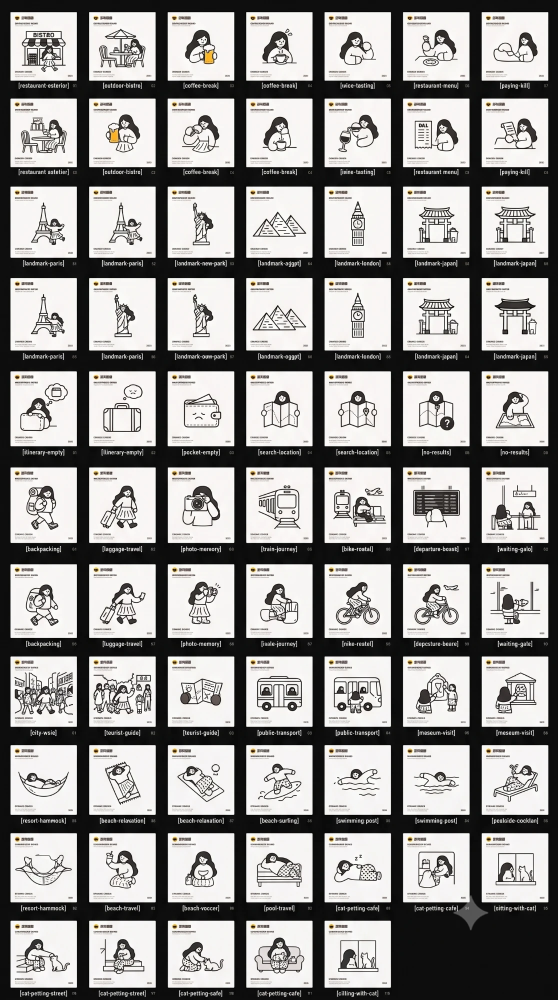
#> input picture assets/art-sheet.webp, 1116 x 2000 px (shown at 1/2 size)
$ python cells.py
#> lines starting #> are read from the running program, lines starting #| are printed output that depends on the picture; after the words box and inside, x2 and y2 are one past the last pixel; in counts of white or black regions, pixels touching at a corner belong together
import numpy as np, cv2
from pathlib import Path
from PIL import Image
im = Image.open(Path(__file__).resolve().parent.parent.parent / 'assets' / 'art-sheet.webp').convert('RGB')
#> im is the input picture: PIL image 1116x2000 RGB; mean R, G, B 151, 149.5, 148
print(im.size)
#| (1116, 2000)
a = np.array(im)
g = a.mean(axis=2)
mask = (g > 225).astype(np.uint8)
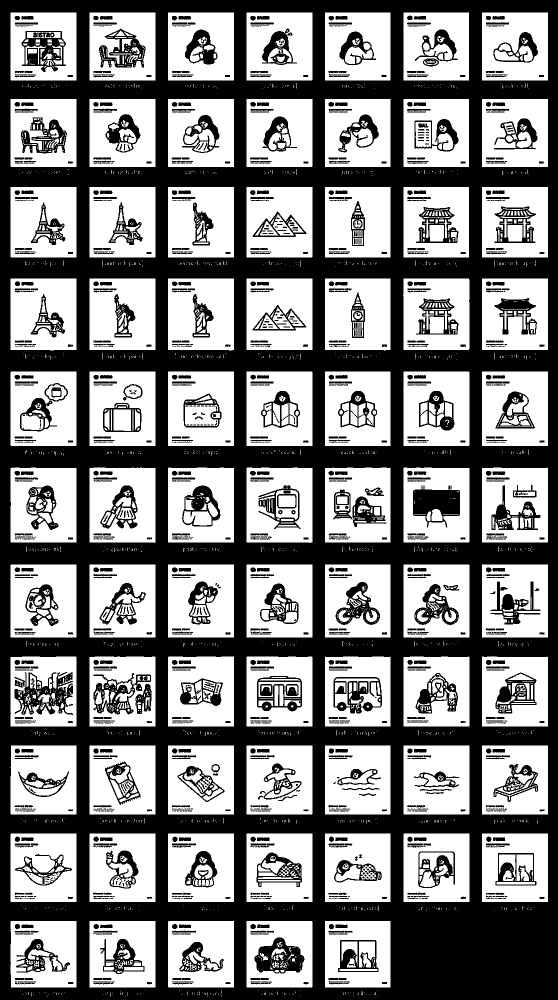
#> mask: shape (2000, 1116) (shown at 1/2 size); values 0 (black) and 1 (white), 52.4% white; 1229 black regions (305 under 20 px), largest, box (x1, y1, x2, y2) and area: (0, 0, 1116, 2000) 835207, (826, 971, 920, 1055) 4836, (29, 1344, 146, 1430) 4751
# close small gaps, then components
mask = cv2.morphologyEx(mask, cv2.MORPH_CLOSE, np.ones((5,5),np.uint8))
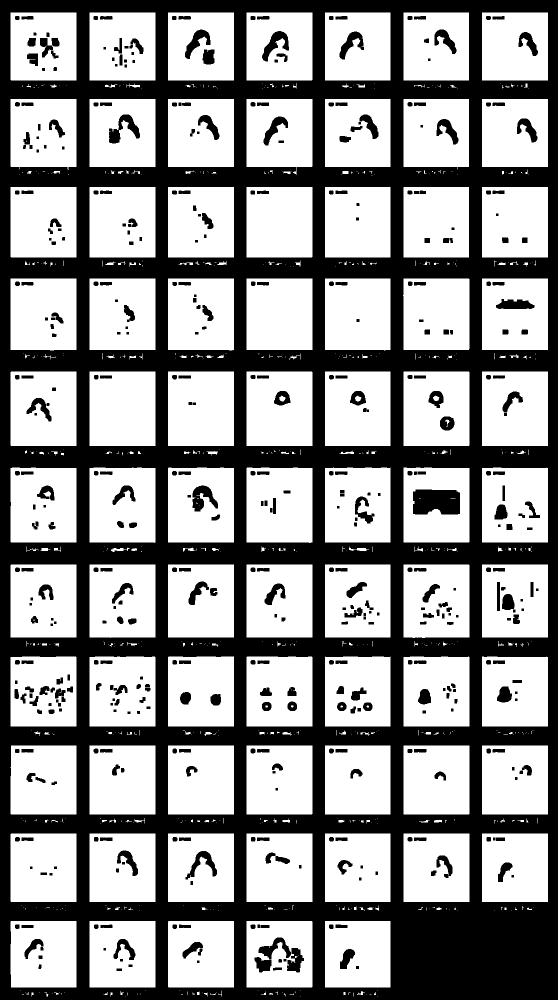
#> mask: shape (2000, 1116) (shown at 1/2 size); values 0 (black) and 1 (white), 59% white; 467 black regions, largest, box (x1, y1, x2, y2) and area: (0, 0, 1116, 2000) 830310, (826, 979, 920, 1029) 4339, (218, 229, 280, 287) 1496
n, lab, stats, cent = cv2.connectedComponentsWithStats(mask)
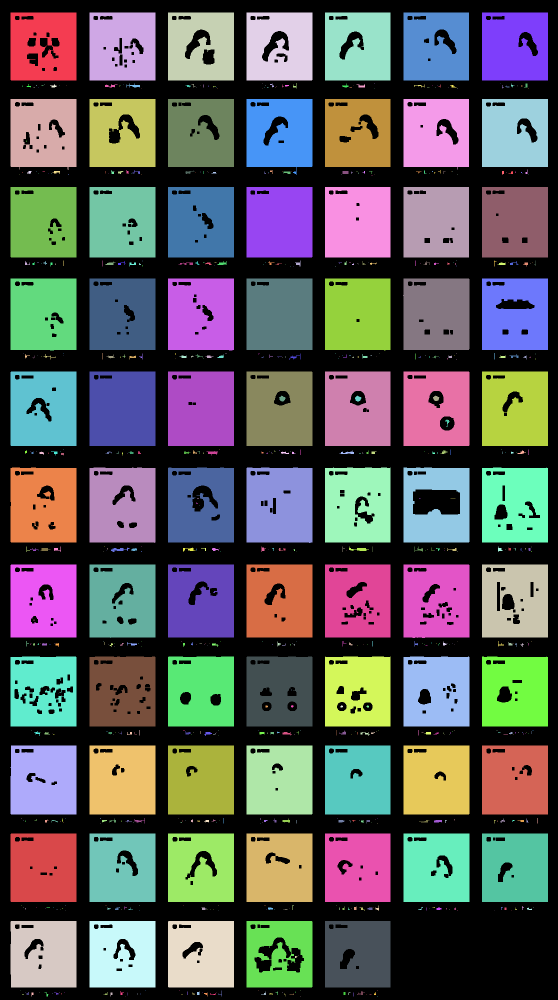
#> lab: shape (2000, 1116) int32 (shown at 1/2 size); 736 distinct labels, from 0 to 735; one colour per label, 0 black
#> n = 736; stats = 736 rows, first 6: [0, 0, 1116, 2000, 914362], [21, 25, 132, 136, 16027], [179, 25, 132, 136, 16714], [336, 25, 132, 136, 15920], [493, 25, 132, 136, 16177], [650, 25, 131, 136, 16468]; cent = 736 pairs, first value 38 to 1075, second value 92.65 to 1992
cells = [tuple(s[:4]) for s in stats[1:] if s[2] > 100 and s[3] > 100 and s[2] < 200 and s[3] < 200]
#> cells = 75 items, first 6: (21, 25, 132, 136), (179, 25, 132, 136), (336, 25, 132, 136), (493, 25, 132, 136), (650, 25, 131, 136), (807, 25, 131, 136)
cells.sort(key=lambda c: (round(c[1]/ 30), c[0]))
print(len(cells))
#| 75
for c in cells[:16]: print(c)
#> this loop made 16 passes
#> c on passes 1 to 12: (21, 25, 132, 136), (179, 25, 132, 136), (336, 25, 132, 136), (493, 25, 132, 136), (650, 25, 131, 136), (807, 25, 131, 136), (964, 25, 132, 136), (21, 198, 132, 142), (179, 198, 132, 136), (336, 198, 132, 136), (493, 198, 132, 152), (650, 198, 131, 136)
#| (21, 25, 132, 136)
#| (179, 25, 132, 136)
#| (336, 25, 132, 136)
#| (493, 25, 132, 136)
#| (650, 25, 131, 136)
#| (807, 25, 131, 136)
#| (964, 25, 132, 136)
#| (21, 198, 132, 142)
#> (further printed lines are left out)
import json; json.dump([list(map(int,c)) for c in cells], open(Path(__file__).resolve().parent / 'cells.json','w'))
